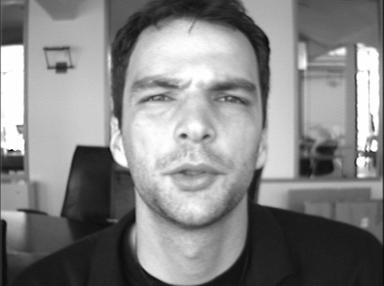
%> input picture dataset/DB/jpeg/006.jpg, 384 x 286 px; its folder holds only this picture in this run
$ octave cutFace.m   (GNU Octave 9; MATLAB toolbox functions it lacks are replaced by stand-ins)
%> lines starting %> are read from the running program, lines starting %| are printed output that depends on the picture
% function arrangedDB = cutFace(DB){
    DBpath = '../dataset/DB/jpeg/*.jpg';
    path = '../dataset/DB/jpeg/';
    status = 1;
    foldername = strcat('../facedata/DB/jpeg/');
    [status, msg, msgID] = mkdir(foldername)

    faceDetector = vision.CascadeObjectDetector;
    dbname = dir(DBpath)
    for i=1:length(dbname)
        name = strcat(path, dbname(i).name)
        I = imread(name);
%> I is the input picture: size 286x384 uint8; min 0, max 255, mean 132.6
        bboxes = faceDetector(I);
%> bboxes = [103 30 181 181]
        if isempty(bboxes);
            [IFaces, rect] = imcrop(I)
            rect(3) = rect(4);
            IFaces = imcrop(I,rect);
        elseif size(bboxes) > 1
            [IFaces, rect] = imcrop(I)
            rect(3) = rect(4);
            IFaces = imcrop(I,rect);
        else
            bboxes(3) = bboxes(4);
            IFaces = imcrop(I,bboxes);
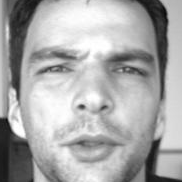
%> IFaces: size 182x182 uint8; min 11, max 255, mean 169
        end
        imwrite(IFaces, strcat(foldername, dbname(i).name));
    end
    imageName = dir(strcat(foldername,'*.jpg'));
    maxY = 0;
    for i=1:length(imageName)
        name = strcat(foldername, imageName(i).name)
        I = imread(name);
%> I: size 182x182 uint8; min 9, max 255, mean 169
        maxI = size(I,1);
%> maxI = 182
        if maxY < maxI
            maxY = maxI;
%> maxY = 182
        end
    end
    for i=1:length(imageName)
        name = strcat(foldername, imageName(i).name)
        I = imread(name);
        IFaces = imresize(I, [maxY, NaN]);
        imwrite(IFaces, strcat(foldername, dbname(i).name));
    end


    Qpath = '../dataset/Query/jpeg/*.jpg';
    path = '../dataset/Query/jpeg/';
    status = 1;
    foldername = strcat('../facedata/Query/jpeg/');
    [status, msg, msgID] = mkdir(foldername)

    faceDetector = vision.CascadeObjectDetector;
    queryname = dir(Qpath)
    for i=1:length(queryname)
        name = strcat(path, queryname(i).name)
        I = imread(name);
%> I: size 182x182 uint8; min 9, max 255, mean 169; mean of the top-left, top-right, bottom-left and bottom-right quarters 171.4, 163.3, 172.8, 168.5
        bboxes = faceDetector(I);
%> bboxes = [19 15 147 147]
        if isempty(bboxes);
            [IFaces, rect] = imcrop(I);
            rect(3) = rect(4);
            IFaces = imcrop(I,rect);
        elseif size(bboxes) > 1
            [IFaces, rect] = imcrop(I);
            rect(3) = rect(4);
            IFaces = imcrop(I,rect);
        else
            bboxes(3) = bboxes(4);
            IFaces = imcrop(I,bboxes);
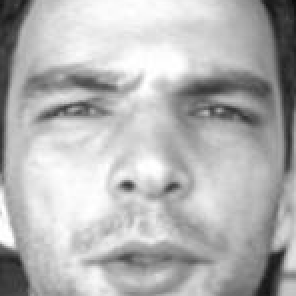
%> IFaces: size 148x148 uint8 (shown 2 times larger); min 10, max 255, mean 179.4
        end
        imwrite(IFaces, strcat(foldername, queryname(i).name));
    end
    imageName = dir(strcat(foldername,'*.jpg'));
    for i=1:length(imageName)
        name = strcat(foldername, imageName(i).name)
        I = imread(name);
%> I: size 148x148 uint8; min 9, max 255, mean 179.4
        IFaces = imresize(I, [maxY, NaN]);
%> IFaces: size 182x182 uint8
        imwrite(IFaces, strcat(foldername, queryname(i).name));
    end
% }

$ run again, on dataset/DB/jpeg/099.jpg
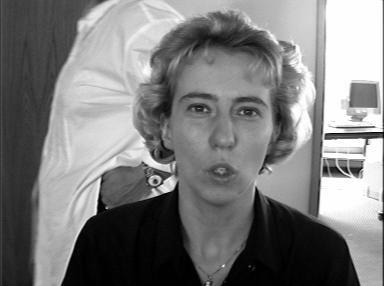
%> input picture dataset/DB/jpeg/099.jpg, 384 x 286 px
%> I is the input picture: size 286x384 uint8; min 0, max 255, mean 123.8
%> `bboxes = faceDetector(I);`: bboxes = [162 64 124 124]
%> `IFaces = imcrop(I,bboxes);`:
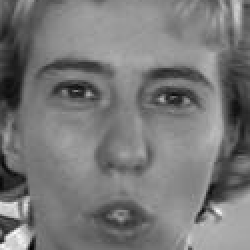
%> IFaces: size 125x125 uint8 (shown 2 times larger); min 0, max 255, mean 120.4
%> `bboxes = faceDetector(I);`: bboxes = [12 9 101 101]
%> `IFaces = imcrop(I,bboxes);`:
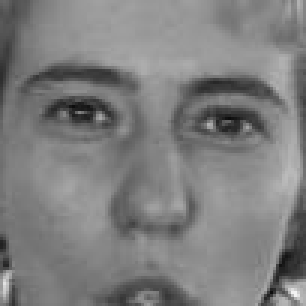
%> IFaces: size 102x102 uint8 (shown 3 times larger); min 12, max 243, mean 126.4

$ run again, on dataset/DB/jpeg/108.jpg
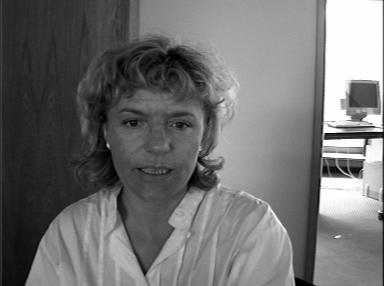
%> input picture dataset/DB/jpeg/108.jpg, 384 x 286 px
%> I is the input picture: size 286x384 uint8; min 0, max 255, mean 112.2
%> `bboxes = faceDetector(I);`: bboxes = [101 81 111 111]
%> `IFaces = imcrop(I,bboxes);`:
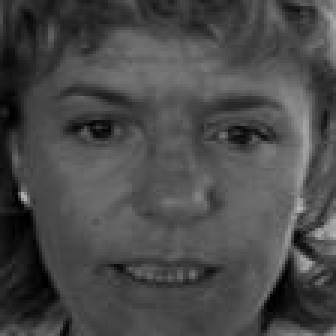
%> IFaces: size 112x112 uint8 (shown 3 times larger); min 0, max 184, mean 73.3
%> `bboxes = faceDetector(I);`: bboxes = [10 7 91 91]
%> `IFaces = imcrop(I,bboxes);`:
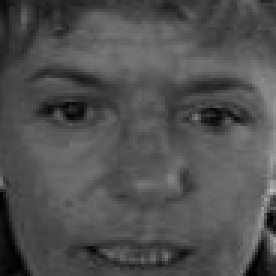
%> IFaces: size 92x92 uint8 (shown 3 times larger); min 0, max 189, mean 80

$ run again, on dataset/DB/jpeg/111.jpg
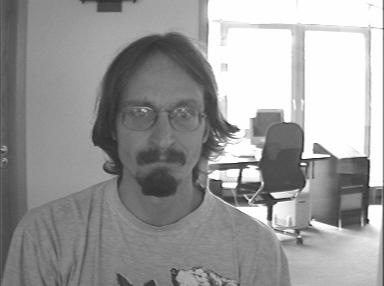
%> input picture dataset/DB/jpeg/111.jpg, 384 x 286 px
%> I is the input picture: size 286x384 uint8; min 26, max 255, mean 154.2
%> `bboxes = faceDetector(I);`: bboxes = [104 70 119 119]
%> `IFaces = imcrop(I,bboxes);`:
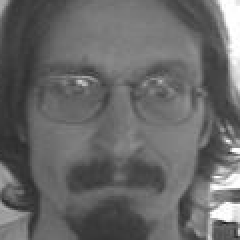
%> IFaces: size 120x120 uint8 (shown 2 times larger); min 26, max 255, mean 103.8
%> `bboxes = faceDetector(I);`: bboxes = [8 8 106 106]
%> `IFaces = imcrop(I,bboxes);`:
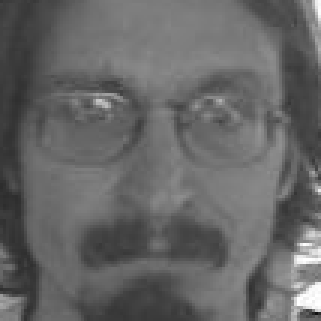
%> IFaces: size 107x107 uint8 (shown 3 times larger); min 17, max 255, mean 101.8

$ run again, on dataset/DB/jpeg/032.jpg
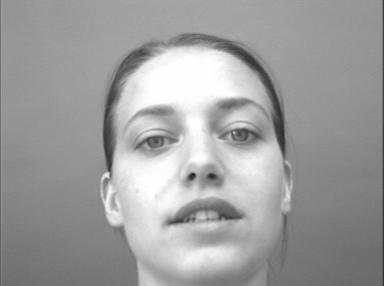
%> input picture dataset/DB/jpeg/032.jpg, 384 x 286 px
%> I is the input picture: size 286x384 uint8; min 27, max 255, mean 158
%> `bboxes = faceDetector(I);`: bboxes = [93 49 212 212]
%> `IFaces = imcrop(I,bboxes);`:
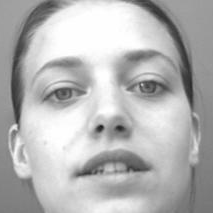
%> IFaces: size 213x213 uint8; min 27, max 255, mean 180.5
%> `bboxes = faceDetector(I);`: bboxes = [15 12 188 188]
%> `IFaces = imcrop(I,bboxes);`:
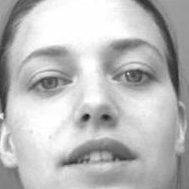
%> IFaces: size 189x189 uint8; min 23, max 255, mean 186.7
